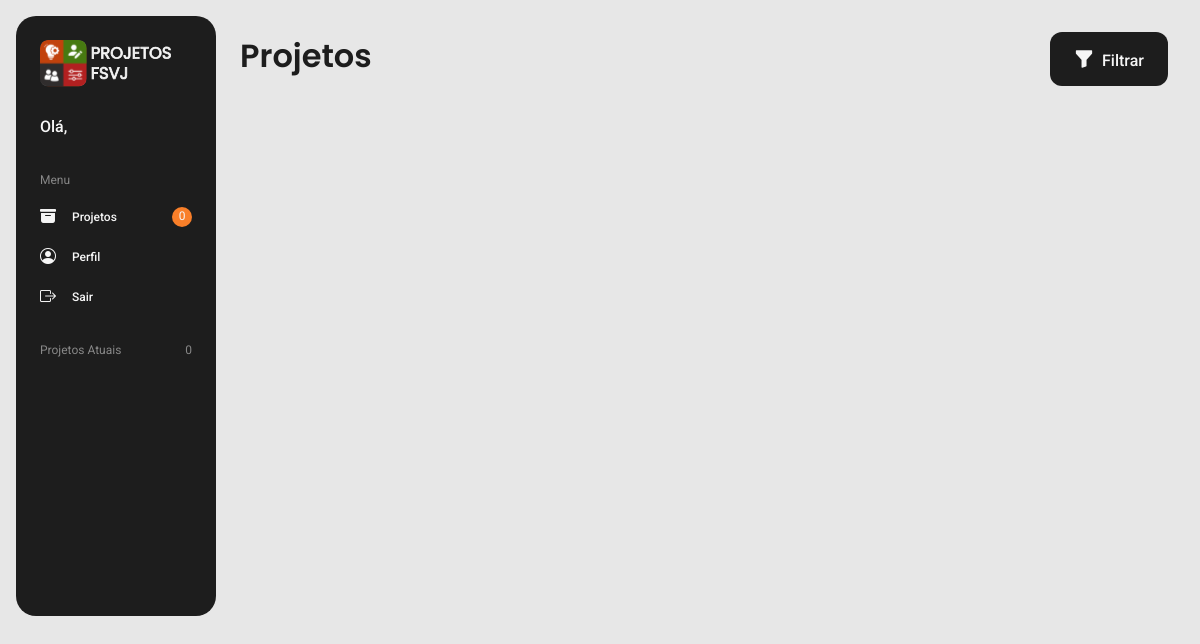
Page /src/pages/projetos/projetos.php on the earlier database version.
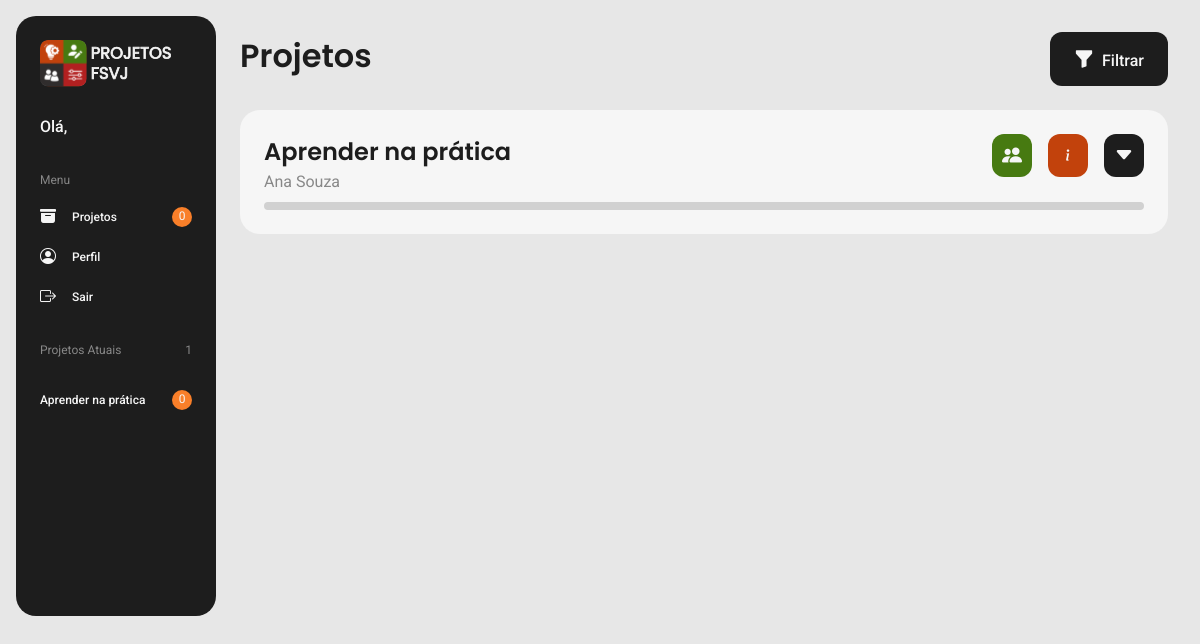
Same page on the later database version.
### tables this page shows
CREATE TABLE `projetos` (
  `ID_PROJETO` int(11) NOT NULL,
  `NOME` varchar(50) NOT NULL,
  `ESCOPO` mediumtext DEFAULT NULL,
  `DATA_INICIO` date NOT NULL,
  `DATA_TERMINO` date NOT NULL,
  `CRIADO_EM` date DEFAULT curdate(),
  `ID_LOCAL` int(11) DEFAULT NULL,
  `ID_DIRETOR` int(11) NOT NULL,
  `ID_COORDENADOR` int(11) NOT NULL
);

CREATE TABLE `usuarios` (
  `ID_USUARIO` int(11) NOT NULL,
  `NOME` varchar(50) NOT NULL,
  `EMAIL` varchar(50) NOT NULL,
  `SENHA` varchar(50) NOT NULL,
  `HIERARQUIA` enum('DIRETOR','COORDENADOR','VOLUNTÁRIO') NOT NULL,
  `CRIADO_EM` date DEFAULT curdate(),
  `EXCLUIDO` varchar(1) DEFAULT 'N'
);

CREATE TABLE `fases` (
  `ID_FASE` int(11) NOT NULL,
  `NOME` varchar(50) NOT NULL,
  `ESCOPO` mediumtext DEFAULT NULL,
  `ESTADO` enum('NÃO INICIADA','EM ANDAMENTO','CONCLUÍDA') DEFAULT 'NÃO INICIADA',
  `DATA_INICIO` date NOT NULL,
  `DATA_TERMINO` date NOT NULL,
  `ID_PROJETO` int(11) NOT NULL
);

### src/components/navbar.php (shortened to what the changed rows need)
<?php
    $sql = "SELECT * FROM USUARIOS U WHERE U.ID_USUARIO = '$id_usuario'";
    $query_usuario = $mysqli -> query($sql);
    $row_usuario = $query_usuario -> fetch_assoc();
    $hierarquia = $row_usuario["HIERARQUIA"];
?>
<nav class="nav-container">
    <section class="nav-menu">
        <h2>Menu</h2>
    </section>
    <section class="nav-projetos">
        <h2>Projetos Atuais</h2>
        <?php
            if ($hierarquia == "VOLUNTÁRIO") {
                $sql = "SELECT DISTINCT P.ID_PROJETO, P.NOME FROM PROJETOS P INNER JOIN USUARIOS_PROJETOS UP ON P.ID_PROJETO = UP.ID_PROJETO WHERE UP.ID_USUARIO = '$id_usuario' AND P.DATA_INICIO <= CURRENT_DATE() AND P.DATA_TERMINO >= CURRENT_DATE()";
                $query_projetos_atuais = $mysqli -> query($sql);
                $quantidade_projetos_atuais = $query_projetos_atuais -> num_rows;
            }
            else {
                $sql = "SELECT DISTINCT P.ID_PROJETO, P.NOME FROM PROJETOS P WHERE P.DATA_INICIO <= CURRENT_DATE() AND P.DATA_TERMINO >= CURRENT_DATE()";
                $query_projetos_atuais = $mysqli -> query($sql);
                $quantidade_projetos_atuais = $query_projetos_atuais -> num_rows;
            }
        ?>
        <span><?php echo $quantidade_projetos_atuais;?></span>
        <ul>
            <?php
                while($row_projetos_atuais = $query_projetos_atuais -> fetch_assoc()) {
                    $id_projeto = $row_projetos_atuais["ID_PROJETO"];
                    $nome_projeto = $row_projetos_atuais["NOME"];
                    $sql = "SELECT * FROM TAREFAS T INNER JOIN USUARIOS_TAREFAS UT ON T.ID_TAREFA = UT.ID_TAREFA INNER JOIN FASES F ON T.ID_FASE = F.ID_FASE INNER JOIN PROJETOS P ON F.ID_PROJETO = P.ID_PROJETO WHERE UT.ID_USUARIO = '$id_usuario' AND P.ID_PROJETO = '$id_projeto' AND P.DATA_INICIO <= CURRENT_DATE() AND P.DATA_TERMINO >= CURRENT_DATE()";
                    $query_tarefas_atuais = $mysqli -> query($sql);
                    $quantidade_tarefas_atuais = $query_tarefas_atuais -> num_rows;
                    echo '<li><div class="nav-projetos-item"><p class="nome-projeto">'.$nome_projeto.'</p>'.($hierarquia == "DIRETOR" ? '' : '<div><span>'.$quantidade_tarefas_atuais.'</span></div>').'</div></li>';
                }
            ?>
        </ul>
    </section>
</nav>

### src/components/projeto.php (shortened to what the changed rows need)
<?php
    if ($hierarquia == "VOLUNTÁRIO") {
        $sql = "SELECT P.ID_PROJETO, P.ID_COORDENADOR, P.NOME FROM PROJETOS P INNER JOIN USUARIOS_PROJETOS UP ON P.ID_PROJETO = UP.ID_PROJETO WHERE UP.ID_USUARIO = '$id_usuario' AND P.DATA_INICIO <= CURRENT_DATE() AND P.DATA_TERMINO >= CURRENT_DATE()";
        $query_projeto = $mysqli -> query($sql);
    }
    else {
        $sql = "SELECT * FROM PROJETOS P";
        $query_projeto = $mysqli -> query($sql);
    }
    while ($row_projeto = $query_projeto -> fetch_assoc()) {
        $id_projeto = $row_projeto["ID_PROJETO"];
        $id_coordenador = $row_projeto["ID_COORDENADOR"];
        $nome_projeto = $row_projeto["NOME"];
        $sql = "SELECT * FROM USUARIOS U WHERE U.ID_USUARIO = '$id_coordenador'";
        $query_coordenador = $mysqli -> query($sql);
        $row_coordenador = $query_coordenador -> fetch_assoc();
        $nome_coordenador = $row_coordenador["NOME"];
        echo '
            <section id="projeto'.$id_projeto.'" class="projeto-container">
                <div class="projeto-header">
                    <div class="titulo-projeto">
                        <h2>'.$nome_projeto.'</h2>
                        <p>'.$nome_coordenador.'</p>
                    </div>
                    <div class="botoes-projeto">
                        '.($hierarquia == "DIRETOR" ? '<button id="btnExcluirProjeto'.$id_projeto.'" onclick="AbrirExcluirProjeto'.$id_projeto.'()"><i class="bi bi-trash3-fill"></i></button>' : '').'
                        '.($hierarquia == "COORDENADOR" ? '<button id="btnAdcionarFase'.$id_projeto.'" onclick="AbrirAdicionarFase'.$id_projeto.'()"><i class="bi bi-plus-lg"></i></button>' : '').'
                        '.($hierarquia == "DIRETOR" ? '<button id="btnEditarProjeto'.$id_projeto.'" onclick="AbrirEditarProjeto'.$id_projeto.'()"><i class="bi bi-sliders"></i></button>' : '').'
                        '.($hierarquia != "VOLUNTÁRIO" ? '<button id="btnParticipantesProjeto'.$id_projeto.'" onclick="AbrirParticipantesProjeto'.$id_projeto.'()"><i class="bi bi-people-fill"></i></button>' : '').'
                        <button onclick="AbrirInformacoesProjeto'.$id_projeto.'()"><i class="bi bi-info"></i></button>
                        <button id="btnExibirFases'.$id_projeto.'" onclick="ExibirFases'.$id_projeto.'()"><i class="bi bi-caret-down-fill"></i></button>
                        <button id="btnEsconderFases'.$id_projeto.'" class="btnEsconderFases" onclick="EsconderFases'.$id_projeto.'()"><i class="bi bi-caret-up-fill"></i></button>
                    </div>
                </div>
                <div class="progresso-container">';
                    $sql = "SELECT * FROM FASES F WHERE F.ID_PROJETO = '$id_projeto'";
                    $query_fase = $mysqli -> query($sql);
                    while ($row_fase = $query_fase -> fetch_assoc()) {
                        $estado_fase = $row_fase["ESTADO"];
                        if ($estado_fase == "Concluída") {
                            echo '<div class="progresso progresso-cheio"></div>';
                        }
                        else {
                            echo '<div class="progresso progresso-vazio"></div>';
                        }
                    }
                echo '</div>
            </section>
            <section id="fasesProjeto'.$id_projeto.'" class="fases-container">';
            echo '</section>
            <script>
                function ExibirFases'.$id_projeto.'() {
                    let fasesProjeto = document.getElementById("fasesProjeto'.$id_projeto.'");
                    let btnExibirFases = document.getElementById("btnExibirFases'.$id_projeto.'");
                    let btnEsconderFases = document.getElementById("btnEsconderFases'.$id_projeto.'");
                    btnExibirFases.style.display = "none";
                    btnEsconderFases.style.display = "block";
                    fasesProjeto.style.display = "block"
                }
                function EsconderFases'.$id_projeto.'() {
                    let fasesProjeto = document.getElementById("fasesProjeto'.$id_projeto.'");
                    let btnExibirFases = document.getElementById("btnExibirFases'.$id_projeto.'");
                    let btnEsconderFases = document.getElementById("btnEsconderFases'.$id_projeto.'");
                    btnExibirFases.style.display = "block";
                    btnEsconderFases.style.display = "none";
                    fasesProjeto.style.display = "none"
                }
            </script>
        ';
    }
?>

Differences in the rows shown:
added projetos: NOME "Aprender na prática", quantidade_tarefas_atuais "0", ID_COORDENADOR.NOME "Ana Souza"
added fases: ESTADO "NÃO INICIADA" (drawn)
Other differences:
$quantidade_projetos_atuais: "0" → "1"
